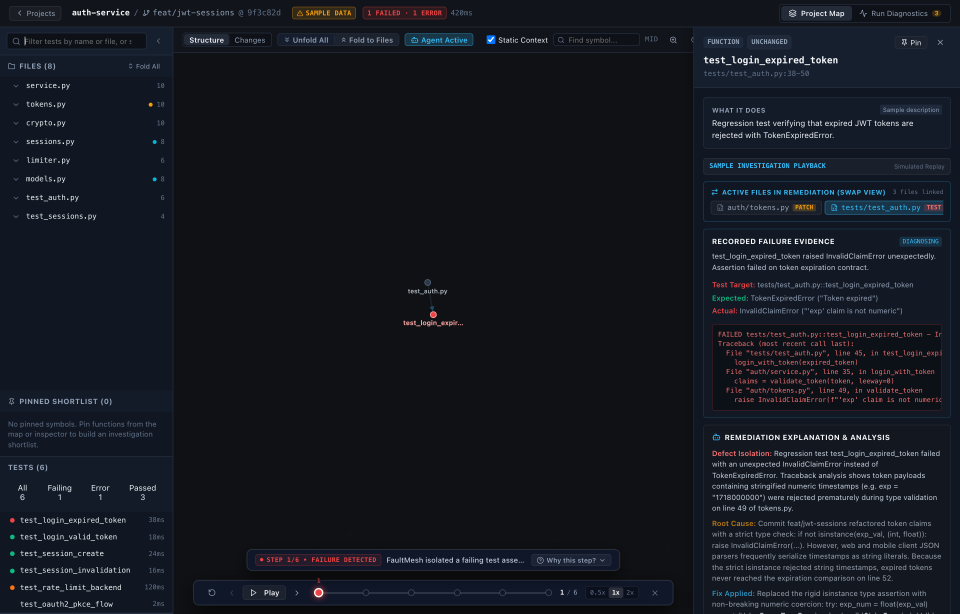
#> input picture docs/screenshots/08_agent_phase0_diagnosing_1440x920.png, 2880 x 1840 px (shown at 1/3 size)
$ python compile_animation_gif.py
#> lines starting #> are read from the running program, lines starting #| are printed output that depends on the picture
import os

from PIL import Image

SCREENSHOTS_DIR = os.path.abspath(os.path.join(os.path.dirname(__file__), '../../docs/screenshots'))
OUTPUT_GIF_PATH = os.path.join(SCREENSHOTS_DIR, 'agent_investigation_demo.gif')

PHASE_FILES = [
    '08_agent_phase0_diagnosing_1440x920.png',
    '08_agent_phase1_tracing_1440x920.png',
    '08_agent_phase2_inspecting_1440x920.png',
    '08_agent_phase2_expanded_explanation_1440x920.png',
    '08_agent_phase3_patching_1440x920.png',
    '08_agent_phase3_split_diff_1440x920.png',
    '08_agent_phase4_verifying_1440x920.png',
    '08_agent_phase5_resolved_1440x920.png',
    '08_agent_phase5_expanded_summary_1440x920.png',
]

DURATIONS_MS = [
    2200, # Phase 0: Diagnosing (failure detected, red node spotlight)
    2400, # Phase 1: Tracing (traveling edge, cyan service node)
    2500, # Phase 2: Inspecting (amber patch candidate site)
    3000, # Phase 2: Inspecting (expanded explanation popup)
    2800, # Phase 3: Patching (unified candidate diff & amber highlight)
    3000, # Phase 3: Patching (split Before & After comparison)
    2500, # Phase 4: Verifying (purple trial execution)
    3200, # Phase 5: Resolved (smooth zoom out & clean impact overview)
    3800, # Phase 5: Resolved (6-point final investigation summary card)
]

def main():
    images = []
    for filename in PHASE_FILES:
        filepath = os.path.join(SCREENSHOTS_DIR, filename)
        if not os.path.exists(filepath):
            print(f"File not found: {filepath}")
            return
        img = Image.open(filepath).convert('RGB')
#> img is the input picture: PIL image 2880x1840 RGB; mean R, G, B 21.5, 24.9, 32.1
        # Scale to crisp 1200x766 for efficient gif file size
        img = img.resize((1200, 766), Image.Resampling.LANCZOS)
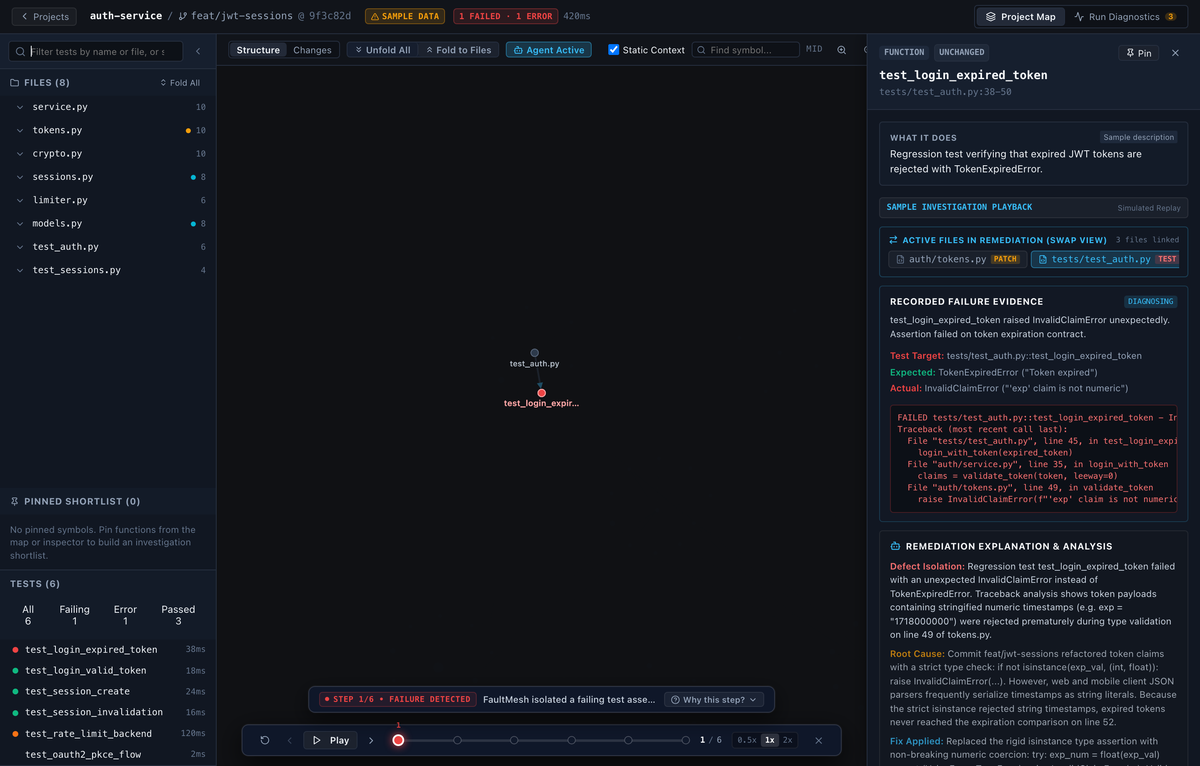
#> img: PIL image 1200x766 RGB; mean R, G, B 21.5, 24.8, 32.1
        # Convert to adaptive palette for crisp obsidian colors
        img = img.convert('P', palette=Image.Palette.ADAPTIVE, colors=256)
#> img: PIL image 1200x766 P
        images.append(img)
#> pass 2 of the loop in main, `for filename in PHASE_FILES:`:
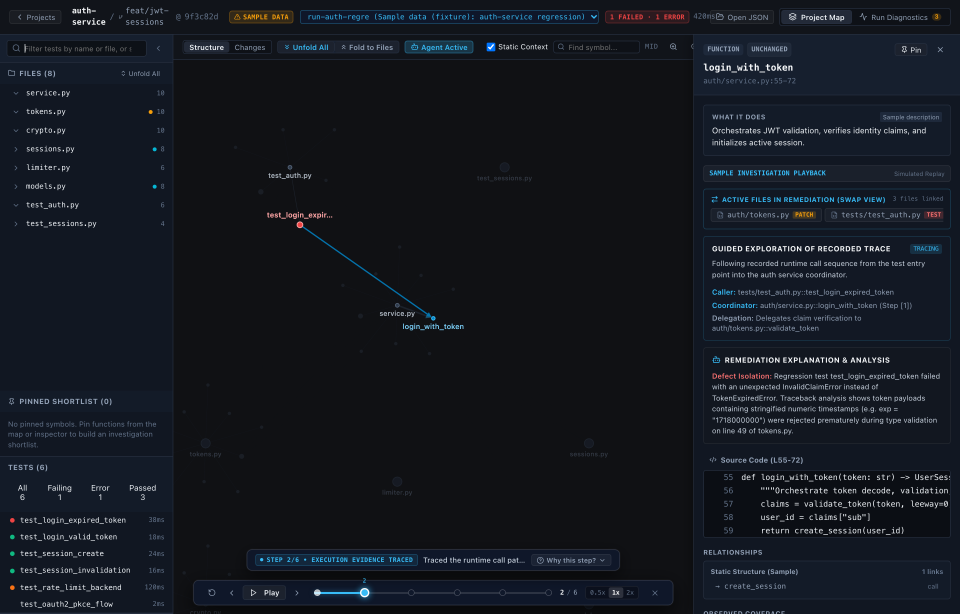
#> input picture docs/screenshots/08_agent_phase1_tracing_1440x920.png, 2880 x 1840 px (shown at 1/3 size)
#> in main, img is the input picture: PIL image 2880x1840 RGB; mean R, G, B 20.9, 25.1, 32.7
#> in main, `img = img.resize((1200, 766), Image.Resampling.LANCZOS)`:
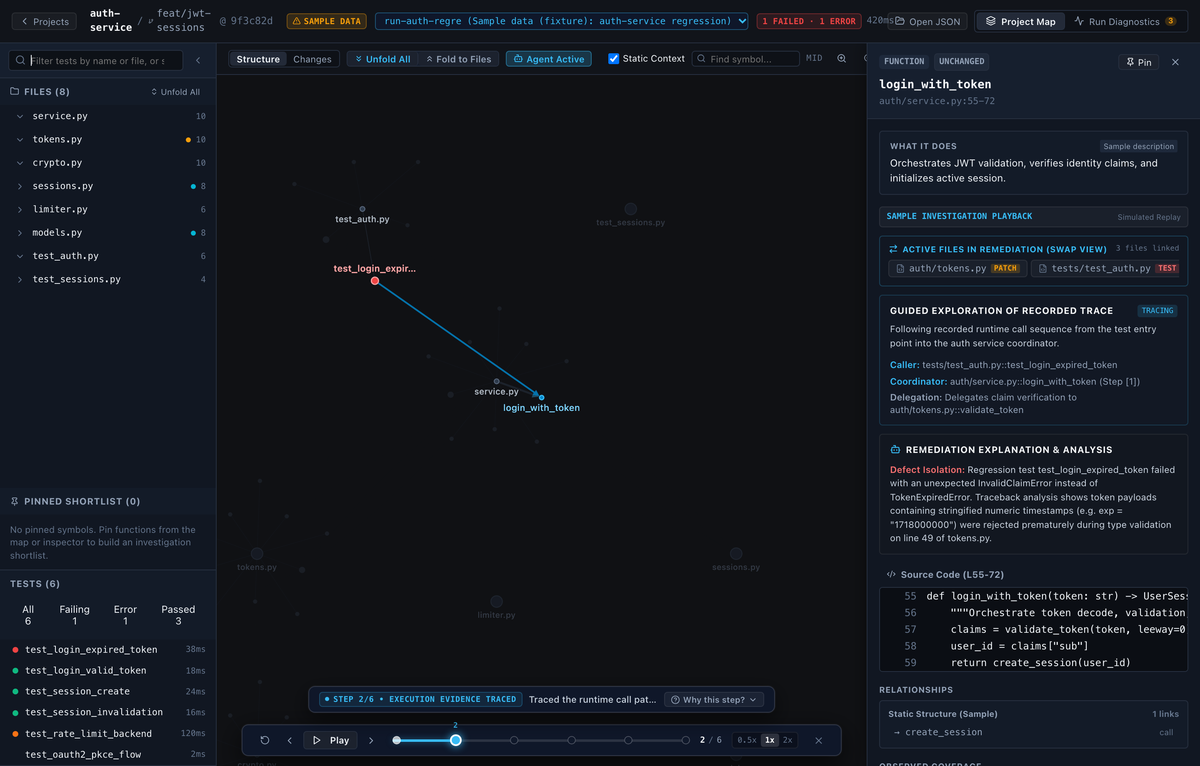
#> img: PIL image 1200x766 RGB; mean R, G, B 20.9, 25.1, 32.7
#> pass 3 of the loop in main, `for filename in PHASE_FILES:`:
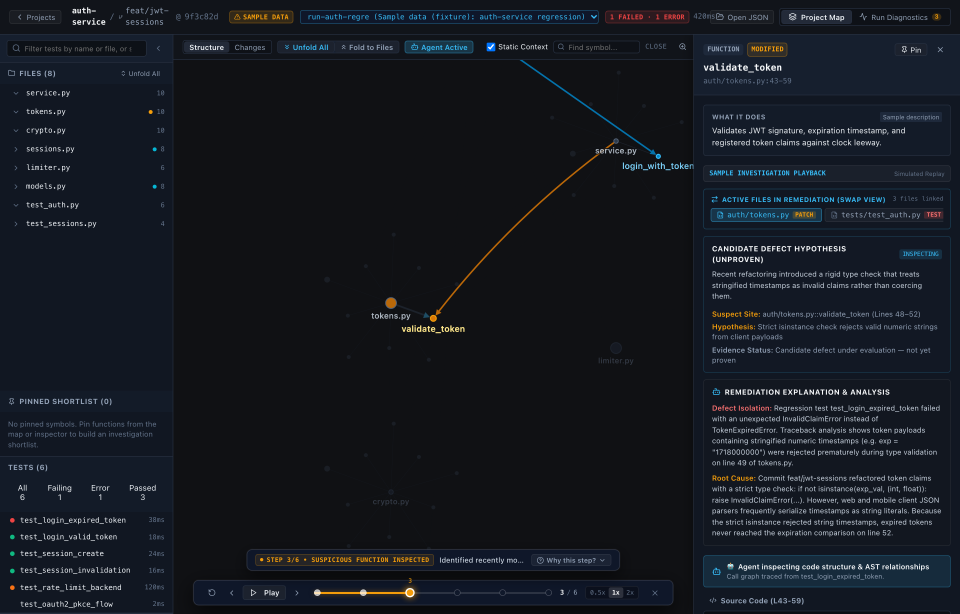
#> input picture docs/screenshots/08_agent_phase2_inspecting_1440x920.png, 2880 x 1840 px (shown at 1/3 size)
#> in main, img is the input picture: PIL image 2880x1840 RGB; mean R, G, B 21.9, 26.1, 33.3
#> in main, `img = img.resize((1200, 766), Image.Resampling.LANCZOS)`:
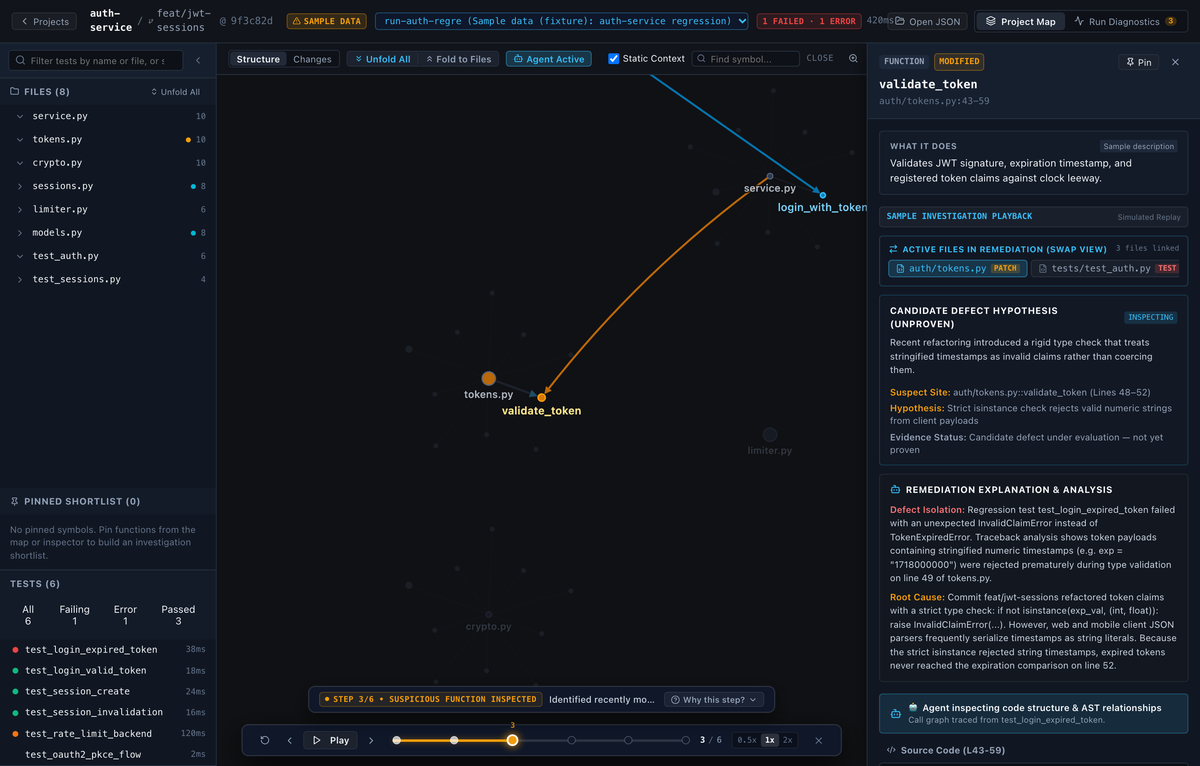
#> img: PIL image 1200x766 RGB; mean R, G, B 21.9, 26.1, 33.3
#> the loop made 6 passes; the first 3 are shown

    if images:
        images[0].save(
            OUTPUT_GIF_PATH,
            save_all=True,
            append_images=images[1:],
            duration=DURATIONS_MS,
            loop=0,
            optimize=True,
        )
        size_bytes = os.path.getsize(OUTPUT_GIF_PATH)
        print(f"Successfully compiled animated demo: {OUTPUT_GIF_PATH} ({size_bytes} bytes)")

if __name__ == '__main__':
    main()
